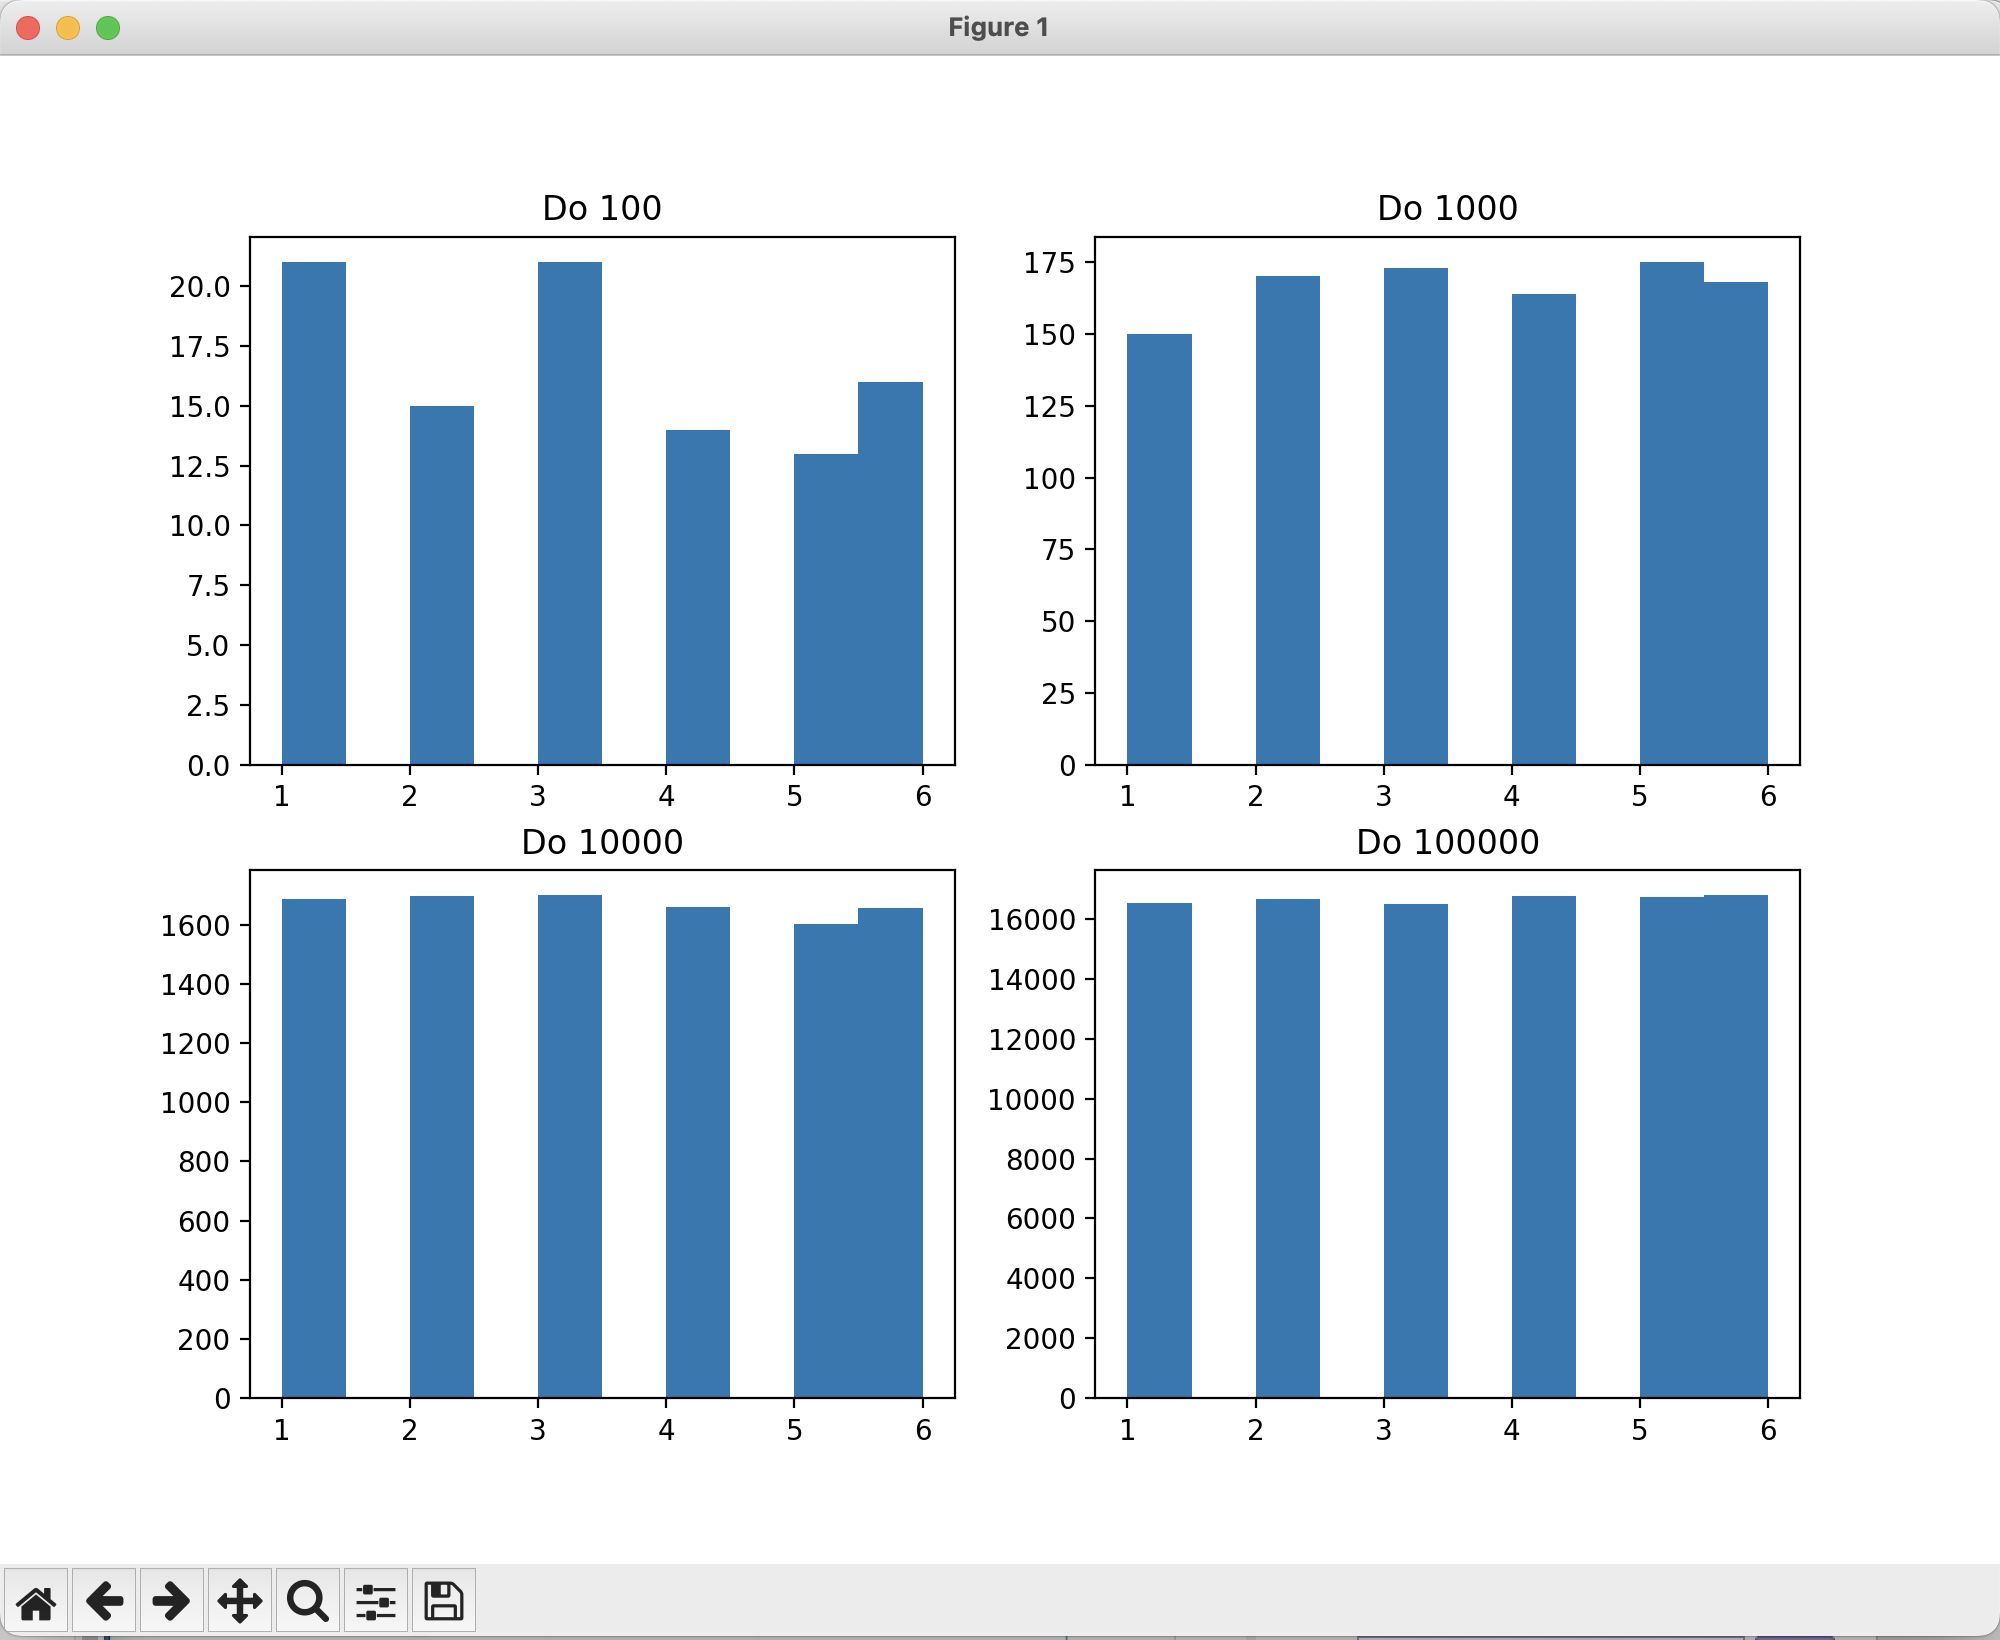

Source code (Python):
import csv
import random as r
import matplotlib.pyplot as plt

def main() :
    f = open("result.csv","w")

    temp = []
    for i in range(100) :
        temp.append(r.randint(1,6))
    temp = str(temp).replace('[','')
    temp = temp.replace(']','')
    f.write(temp)
    f.write("\n")

    temp = []
    for i in range(1000) :
        temp.append(r.randint(1,6))
    temp = str(temp).replace('[','')
    temp = temp.replace(']','')
    f.write(temp)
    f.write("\n")

    temp = []
    for i in range(10000) :
        temp.append(r.randint(1,6))
    temp = str(temp).replace('[','')
    temp = temp.replace(']','')
    f.write(temp)
    f.write("\n")

    temp = []
    for i in range(100000) :
        temp.append(r.randint(1,6))
    temp = str(temp).replace('[','')
    temp = temp.replace(']','')
    f.write(temp)
    f.write("\n")

    f.close()



    f = open('result.csv')
    
    data = csv.reader(f)

    rap = [[],[],[],[]]
    i = 0
    
    for row in data :
        for rlt in row :
            rap[i].append(int(rlt))
        i+=1

        
    plt.subplot(221)
    plt.title('Do 100')
    plt.hist(rap[0])

    plt.subplot(222)
    plt.title('Do 1000')
    plt.hist(rap[1])

    plt.subplot(223)
    plt.title('Do 10000')
    plt.hist(rap[2])

    plt.subplot(224)
    plt.title('Do 100000')
    plt.hist(rap[3])

    plt.show()

    f.close()


    
if __name__ == "__main__" :
    main()
